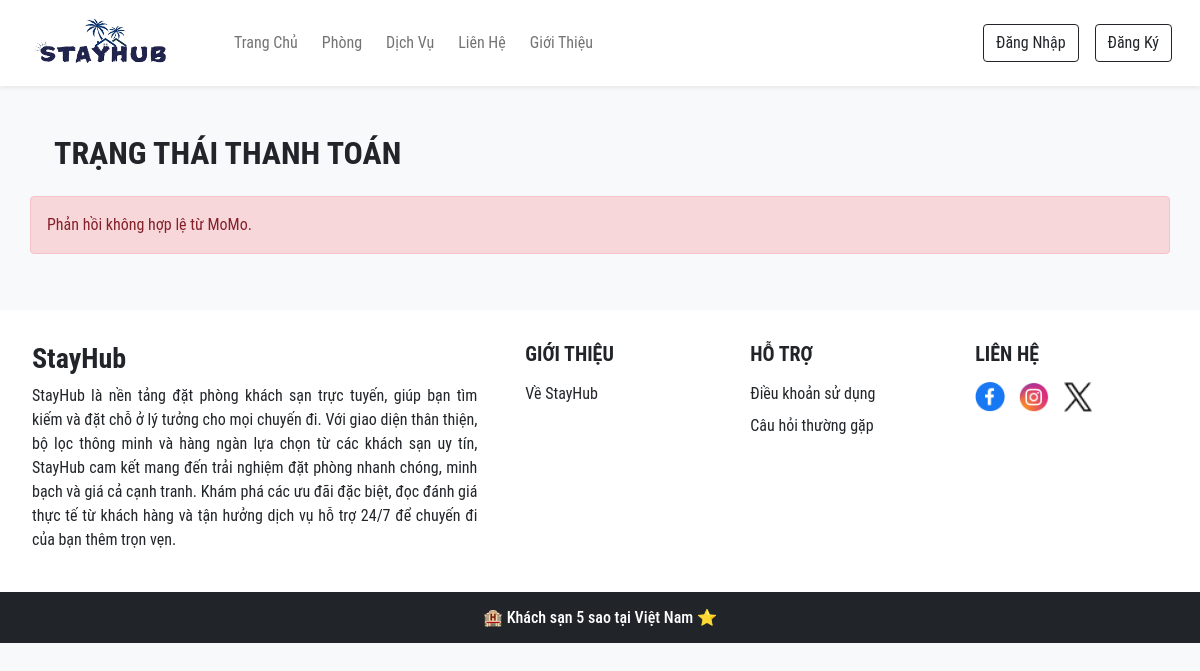
/pay_response.php, run on the app's committed database.
### tables this page shows
CREATE TABLE `settings` (
  `sr_no` int(11) NOT NULL,
  `site_title` varchar(50) NOT NULL,
  `site_about` varchar(500) NOT NULL,
  `shutdown` tinyint(1) NOT NULL
);

### admin/inc/db_config.php (called while the page is built, shortened)
<?php
    function select($sql, $values, $datatypes) {
        $con = $GLOBALS['con'];
        if ($stmt = mysqli_prepare($con, $sql)) {
            mysqli_stmt_bind_param($stmt, $datatypes, ...$values);
            if (mysqli_stmt_execute($stmt))
            {
                $result = mysqli_stmt_get_result($stmt);
                return $result;
            }
            else {
                die("Truy vấn không thể thực thi - Select");
            }
        }
        else{
            die("Không thể chuẩn bị truy vấn - Select");
        }
    }
?>

### pay_response.php (the view, shortened to what this page needs)
<?php
require_once('admin/inc/db_config.php');
?>
<!DOCTYPE html>
<html lang="en">
<head>
    <?php require('inc/links.php'); ?>
</head>
<body class="bg-light">
    <?php require('inc/header.php'); ?>
    <div class="container">
        <div class="row">
            <div class="col-12 my-5 mb-3 px-4">
                <h2 class="fw-bold">TRẠNG THÁI THANH TOÁN</h2>
            </div>
            <?php
            $frm_data = filteration($_GET);
            if (isset($frm_data['resultCode']) && isset($frm_data['orderId'])) {
                $resultCode = $frm_data['resultCode'];
                $orderId = $frm_data['orderId'];
                $status = 'booked';
                $booking_q = "SELECT bo.*, bd.* FROM `booking_order` bo
                              INNER JOIN `booking_details` bd ON bo.booking_id = bd.booking_id
                              WHERE bo.order_id = ? AND bo.user_id = ? AND bo.booking_status != ?";
                $booking_res = select($booking_q, [$orderId, $_SESSION['uId'], 'pending'], 'sis');
                if (mysqli_num_rows($booking_res) == 0) {
                    redirect('index.php');
                }
                $query = "UPDATE `booking_order` SET `booking_status` = ? WHERE `order_id` = ?";
                $update_result = update($query, [$status, $orderId], 'ss');
                if (!$update_result) {
                    echo "<div class='alert alert-danger'>Lỗi khi cập nhật trạng thái đơn hàng.</div>";
                }
                echo <<<data
                <div class="col-12 px-4">
                    <p class="fw-bold alert alert-success">
                        <i class="bi bi-check-circle-fill"></i>
                        Thanh toán thành công! Đơn hàng của bạn đã được xác nhận.</p>
                        <br><br>
                        <a href="bookings.php" class="btn btn-primary">Tới trang đặt hàng</a>
                    </p>
                </div>
                data;
            } else {
                echo "<div class='alert alert-danger'>Phản hồi không hợp lệ từ MoMo.</div>";
            }
            ?>
        </div>
    </div>
    <?php require('inc/footer.php'); ?>
</body>
</html>

### inc/footer.php (shortened to what this page needs)
<?php
  $links = [
    [
        'title' => 'GIỚI THIỆU',
        'links' => [
            ['name' => 'Về StayHub', 'link' => '/Hotel-Booking/about.php'],
        ],
    ],
    [
        'title' => 'HỖ TRỢ',
        'links' => [
            ['name' => 'Điều khoản sử dụng', 'link' => '/Hotel-Booking/terms.php'],
            ['name' => 'Câu hỏi thường gặp', 'link' => '/Hotel-Booking/faq.php'],
        ],
    ],
    [
        'title' => 'LIÊN HỆ',
        'links' => [
            ['name' => 'Facebook', 'link' => $contact_r['fb'], 'image' => './images/facebook.png'],
            ['name' => 'Instagram', 'link' => $contact_r['insta'], 'image' => './images/instagram.png'],
            ['name' => 'Twitter', 'link' => $contact_r['tw'], 'image' => './images/twitter.png'],
        ],
    ],
];
?>
<div class="container-fluid bg-white mt-5">
    <div class="row g-2">
        <div class="col-lg-5 p-4" style="text-align: justify;">
            <h3 class="h-font fw-bold fs-3 mb-2"><?php echo $settings_r['site_title'] ?></h3>
            <p>
                <?php echo $settings_r['site_about'] ?>
            </p>
        </div>
        <?php foreach ($links as $column) { ?>
            <div class="hi p-4 footer-column">
                <h5 class="mb-3 fw-bold"><?php echo $column['title']; ?></h5>
                <div class="chao">
                    <?php foreach ($column['links'] as $link) { ?>
                        <a href="<?php echo $link['link']; ?>" class="d-inline-block mb-2 text-dark text-decoration-none">
                            <?php if (isset($link['image'])) { ?>
                                <img src="<?php echo $link['image']; ?>" alt="<?php echo $link['name']; ?>" class="social-icon">
                            <?php } else { ?>
                                <span><?php echo $link['name']; ?></span>
                            <?php } ?>
                        </a>
                    <?php } ?>
                </div>
            </div>
        <?php } ?>
    </div>
</div>
    <h6 class="text-center bg-dark text-white p-3 m-0">
    🏨 Khách sạn 5 sao tại Việt Nam ⭐
    </h6>

### css/common.css (style rules this page uses)
:root { --teal: #2EC1AC; --teal_hover: #279E8C; }
* { font-family: 'Roboto Condensed', sans-serif; }
.h-font { font-family: 'Roboto Condensed', sans-serif; }

### inc/footer.php (style rules this page uses)
.hi { width: 19% !important; }
.social-icon { width: 30px; height: auto; margin-right: 10px; }

### data on the page
settings: site_title "StayHub", site_about "StayHub là nền tảng đặt phòng khách sạn trực tuyến, giúp bạn tìm kiếm và đặt chỗ ở lý tưởng cho mọi chuyến đi. Với giao diện thân thiện, bộ lọc thông minh và hàng ngàn lựa chọn từ các khách sạn uy tín, StayHub cam kết mang đến trải nghiệm đặt phòng nhanh chóng, minh bạch và giá cả cạnh tranh. Khám phá các ưu đãi đặc biệt, đọc đánh giá thực tế từ khách hàng và tận hưởng dịch vụ hỗ trợ 24/7 để chuyến đi của bạn thêm trọn vẹn."

### other printed values
$column['title'] "GIỚI THIỆU"
$link['name'] "Về StayHub"
$column['title'] "HỖ TRỢ"
$link['name'] "Điều khoản sử dụng"
$link['name'] "Câu hỏi thường gặp"
$column['title'] "LIÊN HỆ"
